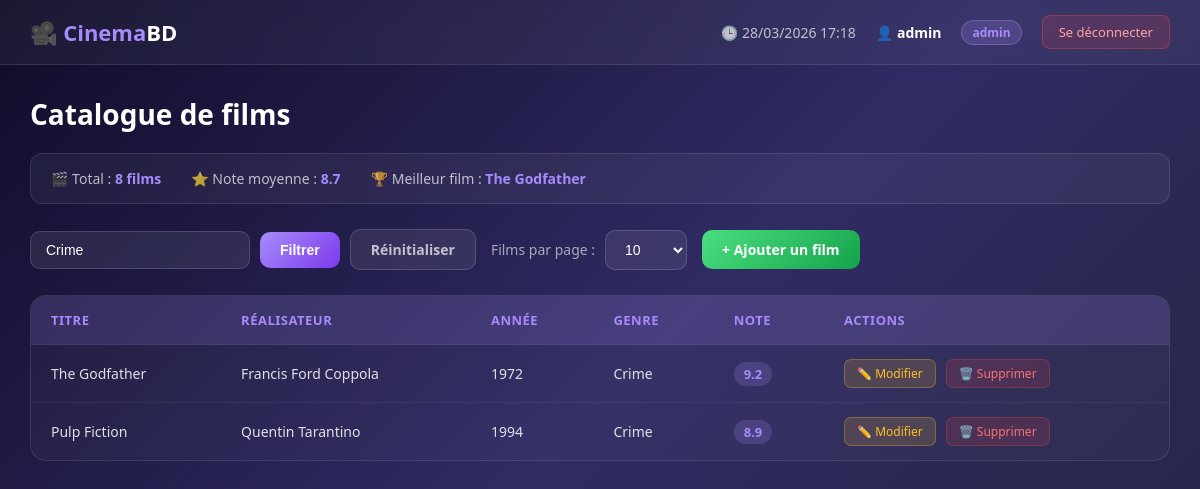
The page /catalogue.php?genre=Crime (signed in) on the database its author committed.
### tables this page shows
CREATE TABLE IF NOT EXISTS films (
    id          INT(11)        NOT NULL AUTO_INCREMENT,
    titre       VARCHAR(150)   NOT NULL,
    realisateur VARCHAR(100)   NOT NULL,
    annee       INT(4)         NOT NULL,
    genre       VARCHAR(50)    NOT NULL,
    note        DECIMAL(3,1)   NOT NULL,
    PRIMARY KEY (id)
);

### Film.php (called while the page is built, shortened)
<?php
class Film {
    private int $id;
    private string $titre;
    private string $realisateur;
    private int $annee;
    private string $genre;
    private float $note;
    public function __construct(
        string $titre,
        string $realisateur,
        int $annee,
        string $genre,
        float $note,
        int $id = 0
    ) {
        $this->titre       = $titre;
        $this->realisateur = $realisateur;
        $this->annee       = $annee;
        $this->genre       = $genre;
        $this->note        = $note;
        $this->id          = $id;
    }
    public function getId(): int             { return $this->id; }
    public function getTitre(): string       { return $this->titre; }
    public function getRealisateur(): string { return $this->realisateur; }
    public function getAnnee(): int          { return $this->annee; }
    public function getGenre(): string       { return $this->genre; }
    public function getNote(): float         { return $this->note; }
    public static function getByGenre(PDO $pdo, string $genre): array {
        $stmt = $pdo->prepare("SELECT * FROM films WHERE genre = :genre ORDER BY note DESC");
        $stmt->bindValue(':genre', $genre, PDO::PARAM_STR);
        $stmt->execute();
        $films = [];
        while ($row = $stmt->fetch(PDO::FETCH_ASSOC)) {
            $films[] = new Film(
                $row['titre'], $row['realisateur'],
                (int)$row['annee'], $row['genre'],
                (float)$row['note'], (int)$row['id']
            );
        }
        return $films;
    }
    public function getStats(PDO $pdo): array {
        $sql = "SELECT COUNT(*) AS total, ROUND(AVG(note),1) AS note_moyenne,
                (SELECT titre FROM films ORDER BY note DESC LIMIT 1) AS meilleur_film
                FROM films";
        $stmt = $pdo->query($sql);
        $row  = $stmt->fetch(PDO::FETCH_ASSOC);
        return [
            'total'         => (int)$row['total'],
            'note_moyenne'  => (float)$row['note_moyenne'],
            'meilleur_film' => $row['meilleur_film'],
        ];
    }
}

### Auth.php (called while the page is built, shortened)
<?php
class Auth {
    public static function isAdmin(): bool {
        return isset($_SESSION['role']) && $_SESSION['role'] === 'admin';
    }
}

### catalogue.php (the view, shortened to what this page needs)
<?php
require_once 'connexion.php';
require_once 'Film.php';
require_once 'Auth.php';
$pdo  = getConnexion();
$film = new Film('', '', 0, '', 0.0);
if (isset($_GET['par_page'])) {
    $parPage = (int)$_GET['par_page'];
    setcookie('film_par_page', $parPage, time() + 30 * 24 * 3600);
} else {
    $parPage = isset($_COOKIE['film_par_page']) ? (int)$_COOKIE['film_par_page'] : 10;
}
$stats = $film->getStats($pdo);
$genreFiltre = trim($_GET['genre'] ?? '');
$films = $genreFiltre !== '' ? Film::getByGenre($pdo, $genreFiltre) : $film->getAll($pdo);
if ($parPage > 0) {
    $films = array_slice($films, 0, $parPage);
}
?>
<!DOCTYPE html>
<html lang="fr">
<head>
</head>
<body>
<div class="navbar">
    <div class="brand">🎥 <span>Cinema</span>BD</div>
    <div class="user-info">
        <?php if (isset($_COOKIE['derniere_connexion'])): ?>
            <span>🕒 <?= htmlspecialchars($_COOKIE['derniere_connexion']) ?></span>
        <?php endif; ?>
        <span>👤 <strong><?= htmlspecialchars($_SESSION['utilisateur']) ?></strong></span>
        <span class="role-badge <?= ($_SESSION['role'] ?? '') === 'visiteur' ? 'visiteur' : '' ?>">
            <?= htmlspecialchars($_SESSION['role'] ?? 'visiteur') ?>
        </span>
        <a href="logout.php" class="btn-logout">Se déconnecter</a>
    </div>
</div>
<div class="main">
    <h1 style="font-size:28px; margin-bottom:20px;">Catalogue de films</h1>
    <div class="stats-bar">
        <span>🎬 Total : <strong><?= $stats['total'] ?> films</strong></span>
        <span>⭐ Note moyenne : <strong><?= $stats['note_moyenne'] ?></strong></span>
        <span>🏆 Meilleur film : <strong><?= htmlspecialchars($stats['meilleur_film'] ?? '–') ?></strong></span>
    </div>
    <div class="controls">
        <form method="GET" style="display:flex; gap:10px; align-items:center;">
            <input type="text" name="genre" value="<?= htmlspecialchars($genreFiltre) ?>" placeholder="Filtrer par genre...">
            <button type="submit" class="btn btn-primary">Filtrer</button>
            <?php if ($genreFiltre): ?>
                <a href="catalogue.php" class="btn btn-secondary">Réinitialiser</a>
            <?php endif; ?>
        </form>
        <form method="GET" style="display:flex; gap:10px; align-items:center;">
            <label style="font-size:14px; color:rgba(255,255,255,0.6);">Films par page :</label>
            <select name="par_page" onchange="this.form.submit()">
                <option value="10" <?= $parPage == 10 ? 'selected' : '' ?>>10</option>
            </select>
        </form>
        <?php if (Auth::isAdmin()): ?>
            <a href="ajout.php" class="btn btn-add">+ Ajouter un film</a>
        <?php endif; ?>
    </div>
    <div class="table-wrapper">
        <?php if (empty($films)): ?>
            <div class="empty-msg">🎞️ Aucun film trouvé.</div>
        <?php else: ?>
        <table>
            <thead>
                <tr>
                    <th>Titre</th>
                    <th>Réalisateur</th>
                    <th>Année</th>
                    <th>Genre</th>
                    <th>Note</th>
                    <?php if (Auth::isAdmin()): ?><th>Actions</th><?php endif; ?>
                </tr>
            </thead>
            <tbody>
            <?php foreach ($films as $f): ?>
                <tr>
                    <td><?= htmlspecialchars($f->getTitre()) ?></td>
                    <td><?= htmlspecialchars($f->getRealisateur()) ?></td>
                    <td><?= $f->getAnnee() ?></td>
                    <td><?= htmlspecialchars($f->getGenre()) ?></td>
                    <td><span class="note-badge"><?= $f->getNote() ?></span></td>
                    <?php if (Auth::isAdmin()): ?>
                    <td>
                        <div class="action-links">
                            <a href="modifierFilm.php?id=<?= $f->getId() ?>" class="btn-edit">✏️ Modifier</a>
                            <a href="supprimerFilm.php?id=<?= $f->getId() ?>"
                               onclick="return confirm('Supprimer ce film ?')" class="btn-delete">🗑️ Supprimer</a>
                        </div>
                    </td>
                    <?php endif; ?>
                </tr>
            <?php endforeach; ?>
            </tbody>
        </table>
        <?php endif; ?>
    </div>
</div>
</body>
</html>

### catalogue.php (style rules this page uses)
* { margin: 0; padding: 0; box-sizing: border-box; }
body { min-height: 100vh; background: linear-gradient(135deg, #0f0c29, #302b63, #24243e); font-family: 'Segoe UI', sans-serif; color: white; }
.navbar { background: rgba(255,255,255,0.05); backdrop-filter: blur(10px); border-bottom: 1px solid rgba(255,255,255,0.1); padding: 15px 30px; display: flex; justify-content: space-between; align-items: center; }
.navbar .brand { font-size: 22px; font-weight: 700; }
.navbar .brand span { color: #a78bfa; }
.navbar .user-info { display: flex; align-items: center; gap: 20px; font-size: 14px; color: rgba(255,255,255,0.7); }
.navbar .user-info strong { color: white; }
.role-badge { background: rgba(167,139,250,0.2); border: 1px solid rgba(167,139,250,0.4); color: #a78bfa; padding: 3px 10px; border-radius: 20px; font-size: 12px; font-weight: 600; }
.btn-logout { background: rgba(239,68,68,0.15); border: 1px solid rgba(239,68,68,0.4); color: #fca5a5; padding: 7px 16px; border-radius: 8px; text-decoration: none; font-size: 13px; transition: all 0.2s; }
.main { padding: 30px; max-width: 1200px; margin: 0 auto; }
.stats-bar { background: rgba(255,255,255,0.05); border: 1px solid rgba(255,255,255,0.1); border-radius: 12px; padding: 15px 20px; margin-bottom: 25px; display: flex; gap: 30px; font-size: 14px; color: rgba(255,255,255,0.7); }
.stats-bar strong { color: #a78bfa; }
.controls { display: flex; gap: 15px; align-items: center; margin-bottom: 25px; flex-wrap: wrap; }
.controls input[type="text"] { background: rgba(255,255,255,0.08); border: 1px solid rgba(255,255,255,0.15); border-radius: 10px; color: white; padding: 10px 15px; font-size: 14px; outline: none; width: 220px; }
.controls input[type="text"]::placeholder { color: rgba(255,255,255,0.3); }
.controls select { background: rgba(255,255,255,0.08); border: 1px solid rgba(255,255,255,0.15); border-radius: 10px; color: white; padding: 10px 15px; font-size: 14px; outline: none; cursor: pointer; }
.controls select option { background: #302b63; }
.btn { padding: 10px 20px; border-radius: 10px; border: none; font-size: 14px; font-weight: 600; cursor: pointer; text-decoration: none; display: inline-block; transition: all 0.2s; }
.btn-primary { background: linear-gradient(135deg, #a78bfa, #7c3aed); color: white; }
.btn-secondary { background: rgba(255,255,255,0.08); border: 1px solid rgba(255,255,255,0.15); color: rgba(255,255,255,0.7); }
.btn-add { background: linear-gradient(135deg, #4ade80, #16a34a); color: white; }
.table-wrapper { background: rgba(255,255,255,0.03); border: 1px solid rgba(255,255,255,0.1); border-radius: 16px; overflow: hidden; }
table { width: 100%; border-collapse: collapse; }
thead { background: rgba(167,139,250,0.15); }
thead th { padding: 15px 20px; text-align: left; font-size: 13px; font-weight: 600; color: #a78bfa; text-transform: uppercase; letter-spacing: 0.5px; }
tbody tr { border-top: 1px solid rgba(255,255,255,0.06); transition: background 0.2s; }
tbody td { padding: 14px 20px; font-size: 14px; color: rgba(255,255,255,0.85); }
.note-badge { background: rgba(167,139,250,0.2); color: #a78bfa; padding: 3px 10px; border-radius: 20px; font-weight: 700; font-size: 13px; }
.action-links { display: flex; gap: 10px; }
.btn-edit { background: rgba(251,191,36,0.15); border: 1px solid rgba(251,191,36,0.3); color: #fbbf24; padding: 5px 12px; border-radius: 7px; text-decoration: none; font-size: 12px; transition: all 0.2s; }
.btn-delete { background: rgba(239,68,68,0.15); border: 1px solid rgba(239,68,68,0.3); color: #f87171; padding: 5px 12px; border-radius: 7px; text-decoration: none; font-size: 12px; transition: all 0.2s; }

### rows shown on the page
films: titre "The Godfather", realisateur "Francis Ford Coppola", annee "1972", genre "Crime", note "9.2"
films: titre "Pulp Fiction", realisateur "Quentin Tarantino", annee "1994", genre "Crime", note "8.9"

### other values the page prints
$_COOKIE['derniere_connexion'] "28/03/2026 17:18"
$_SESSION['utilisateur'] "admin"
$_SESSION['role'] "admin"
$stats['total'] "8"
$stats['note_moyenne'] "8.7"
$stats['meilleur_film'] "The Godfather"
